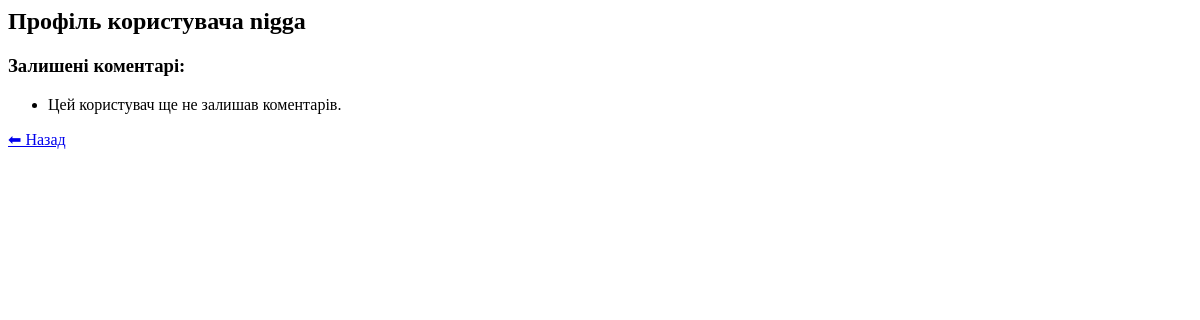
Before: /profile/nigga/ (signed in) with the older database file.
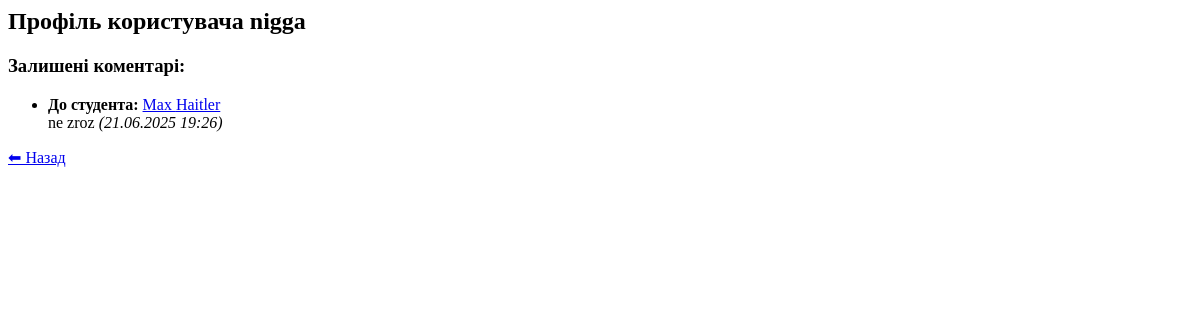
After: the same page with the newer database file.
### StudentApp/models.py (models this page shows, shortened)
class Comment(models.Model):
    student = models.ForeignKey('Student', on_delete=models.CASCADE, related_name='comments')
    author = models.ForeignKey(User, on_delete=models.CASCADE)
    text = models.TextField()
    created_at = models.DateTimeField(auto_now_add=True)

class Student(models.Model):
    first_name = models.CharField(max_length=100)
    last_name = models.CharField(max_length=100)

### StudentApp/views.py (the view)
# urls.py: path('profile/<str:username>/', views.profile_view, name='profile'),
@login_required
def profile_view(request, username):
    user = get_object_or_404(User, username=username)
    comments = Comment.objects.filter(author=user).order_by('-created_at')
    return render(request, 'StudentApp/profile.html', {'profile_user': user, 'comments': comments})

### StudentApp/templates/StudentApp/profile.html
<h2>Профіль користувача {{ profile_user.username }}</h2>
<h3>Залишені коментарі:</h3>
<ul>
  {% for comment in comments %}
    <li>
      <strong>До студента:</strong>
      <a href="{% url 'student_detail' comment.student.pk %}">
        {{ comment.student.first_name }} {{ comment.student.last_name }}
      </a><br>
      {{ comment.text }} <em>({{ comment.created_at|date:"d.m.Y H:i" }})</em>
    </li>
  {% empty %}
    <li>Цей користувач ще не залишав коментарів.</li>
  {% endfor %}
</ul>
<a href="{% url 'student_list' %}">⬅ Назад</a>

Changed rows visible on the page:
added Comment: student.first_name "Max", student.last_name "Haitler", text "ne zroz", created_at "21.06.2025 19:26"
Other visible differences:
text no longer shown: "Цей користувач ще не залишав коментарів."
